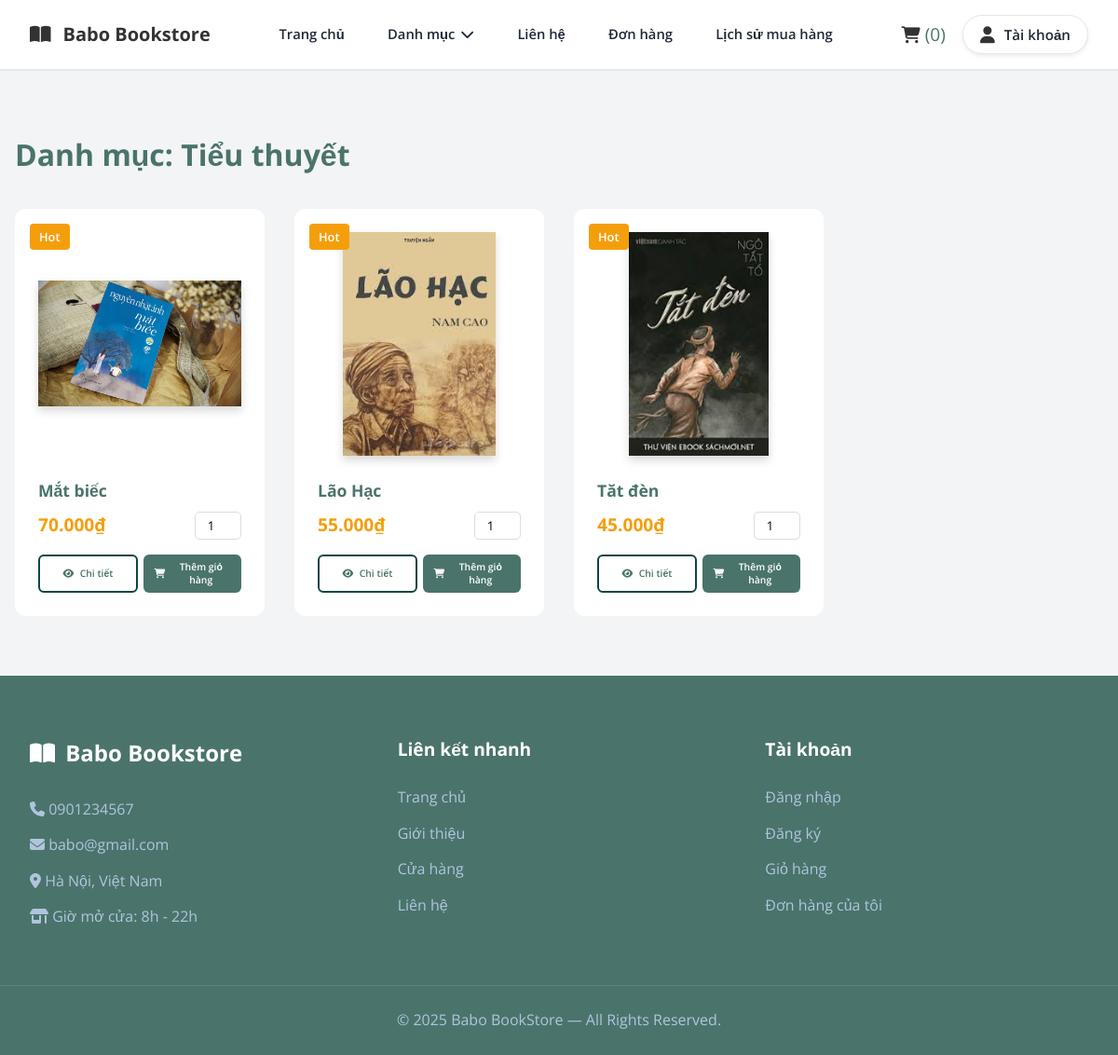
/category.php?id=2, run on the app's committed database.
### tables this page shows
CREATE TABLE `categories` (
  `category_id` int(11) NOT NULL,
  `name` varchar(255) NOT NULL,
  `parent_id` int(11) DEFAULT NULL
);

CREATE TABLE `books` (
  `book_id` int(11) NOT NULL,
  `title` varchar(255) NOT NULL,
  `slug` varchar(255) DEFAULT NULL,
  `description` text NOT NULL,
  `publish_year` year(4) NOT NULL,
  `pages` int(11) NOT NULL,
  `weight` int(11) NOT NULL,
  `cover_type` enum('hard','soft','','') NOT NULL,
  `price` decimal(10,2) NOT NULL,
  `discounted_price` decimal(10,2) NOT NULL,
  `stock_quantity` int(11) NOT NULL,
  `category_id` int(11) NOT NULL,
  `publisher_id` int(11) NOT NULL,
  `created_at` datetime NOT NULL DEFAULT current_timestamp(),
  `updated_at` datetime NOT NULL DEFAULT current_timestamp() ON UPDATE current_timestamp(),
  `status` enum('active','hidden','','') NOT NULL
);

### category.php (the view, shortened to what this page needs)
<?php
include 'connect.php';
$category_id = $_GET['id'] ?? null;
$cat_query = mysqli_query($ocon, "SELECT name FROM categories WHERE category_id = '$category_id'");
$category = mysqli_fetch_assoc($cat_query);
$category_name = $category['name'] ?? "Danh mục";
?>
<!DOCTYPE html>
<html lang="vi">
<head>
    <link rel="stylesheet" href="CSS/style.css">
    <link rel="stylesheet" href="CSS/header.css">
    <link rel="stylesheet" href="https://cdnjs.cloudflare.com/ajax/libs/font-awesome/6.4.0/css/all.min.css">
</head>
<body>
<?php include 'header.php'; ?>
<section class="products_cont">
    <h2>Danh mục: <?php echo $category_name; ?></h2>
    <div class="category_container" data-id="<?php echo $category_id; ?>">
    <div class="pro_box_cont">
        <?php
        $books = mysqli_query($ocon,
            "SELECT b.*, MIN(i.url) AS image
             FROM books b
             LEFT JOIN images i ON b.book_id = i.book_id
             WHERE b.category_id = '$category_id' AND b.status = 'active'
             GROUP BY b.book_id"
        );
        if(mysqli_num_rows($books) > 0){
            while($b = mysqli_fetch_assoc($books)){
        ?>
        <form action="add_to_cart.php" method="POST" class="pro_box">
            <span class="badge hot">Hot</span>
            <img src="<?php echo $b['image']; ?>" alt="<?php echo $b['title']; ?>">
            <h3><?php echo $b['title']; ?></h3>
            <div class="price_row">
                <span class="price">
                    <?php echo number_format($b['discounted_price'],0,",","."); ?>₫
                </span>
                <input type="number" name="quantity" min="1" value="1" class="qty_input">
            </div>
            <div class="product_actions">
                <a href="book_detail.php?id=<?php echo $b['book_id']; ?>" class="product_btn detail_btn">
                    <i class="fas fa-eye"></i> Chi tiết
                </a>
                <button type="submit" class="product_btn add_to_cart_btn">
                    <i class="fas fa-shopping-cart"></i> Thêm giỏ hàng
                </button>
            </div>
        </form>
        <?php
            }
        } else {
            echo "<p class='empty'>Chưa có sách trong danh mục này!</p>";
        }
        ?>
    </div>
    </div>
</section>
<?php include 'footer.php'; ?>
</body>
</html>

### CSS/style.css (style rules this page uses)
:root { --primary-color: #4a746b; --accent-color: #0b4644; --light-blue: #EFF6FF; --orange: #F59E0B; --text-color: #1F2937; --light-text: #4B5563; --white: #ffffff; --border-radius: 12px; --shadow: 0 10px 15px -3px rgba(0, 0, 0, 0.1), 0 4px 6px -2px rgba(0, 0, 0, 0.05); --transition: all 0.3s ease; }
* { margin: 0; padding: 0; box-sizing: border-box; font-family: 'Open Sans', sans-serif; text-decoration: none; list-style: none; border: none; outline: none; }
body { background-color: #f3f4f6; color: var(--text-color); line-height: 1.6; }
.products_cont { max-width: 1200px; margin: 4rem auto; padding: 0 1rem; }
.products_cont h2 { font-size: 2rem; color: var(--primary-color); margin-bottom: 2rem; text-align: left; display: flex; justify-content: space-between; align-items: center; }
.pro_box_cont { display: grid; grid-template-columns: repeat(auto-fill, minmax(240px, 1fr)); gap: 2rem; }
.pro_box { background: var(--white); padding: 1.5rem; border-radius: var(--border-radius); transition: var(--transition); position: relative; border: 1px solid transparent; }
.pro_box img { width: 100%; height: 240px; object-fit: contain; margin-bottom: 1rem; border-radius: 8px; filter: drop-shadow(0 5px 5px rgba(0,0,0,0.15)); }
.pro_box h3 { font-size: 1.1rem; color: var(--primary-color); margin-bottom: 0.5rem; white-space: nowrap; overflow: hidden; text-overflow: ellipsis; }
.price_row { display: flex; justify-content: space-between; align-items: center; margin-bottom: 1rem; }
.price_row .price { font-size: 1.2rem; color: var(--orange); font-weight: 700; }
.qty_input { width: 50px; padding: 5px; border: 1px solid #ddd; border-radius: 5px; text-align: center; }
.product_btn { width: 100%; padding: 12px; font-size: 0.9rem; border-radius: 8px; background-color: var(--primary-color); color: white; font-weight: 600; cursor: pointer; transition: var(--transition); }
.badge { position: absolute; top: 15px; left: 15px; padding: 4px 10px; border-radius: 4px; color: white; font-size: 0.8rem; font-weight: 600; z-index: 2; }
.badge.hot { background-color: var(--orange); }
.pro_box .product_actions { display: flex; justify-content: space-between; gap: 0.4rem; margin-top: 0.8rem; }
.pro_box .product_actions .product_btn { flex-grow: 1; text-align: center; padding: 0.4rem 0.7rem; border-radius: 6px; font-size: 0.65rem; display: flex; align-items: center; justify-content: center; gap: 0.4rem; cursor: pointer; transition: var(--transition); }
.pro_box .detail_btn { background-color: var(--white); color: var(--primary-color); border: 2px solid var(--accent-color); }
.pro_box .add_to_cart_btn { background-color: var(--primary-color); color: var(--white); border: none; }
.pro_box { position: relative; overflow: hidden; }
.product_actions { position: relative; z-index: 5; }

### data on the page
categories: name "Tiểu thuyết"
books: shows a picture, title "Mắt biếc", discounted_price "70.000"
books: shows a picture, title "Lão Hạc", discounted_price "55.000"
books: shows a picture, title "Tăt đèn", discounted_price "45.000"

### other printed values
$total_cart_items "0"
$user_name ?: "Tài khoản" "Tài khoản"
